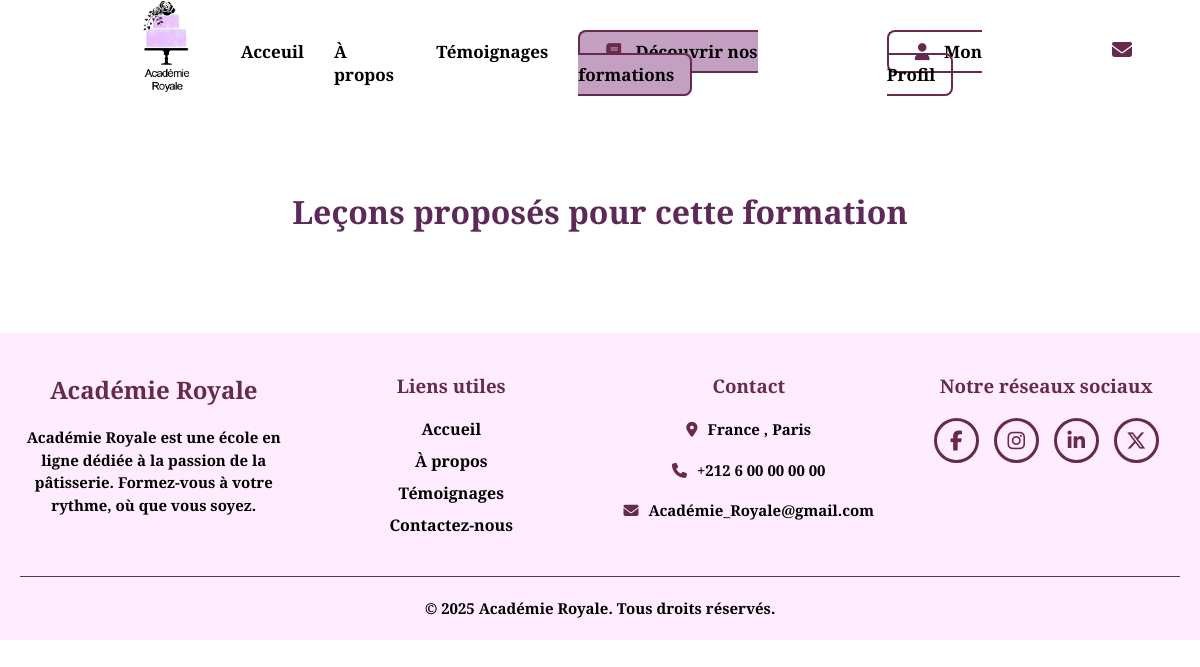
Before: /lecons.php?formation_id=5 with the older database file.
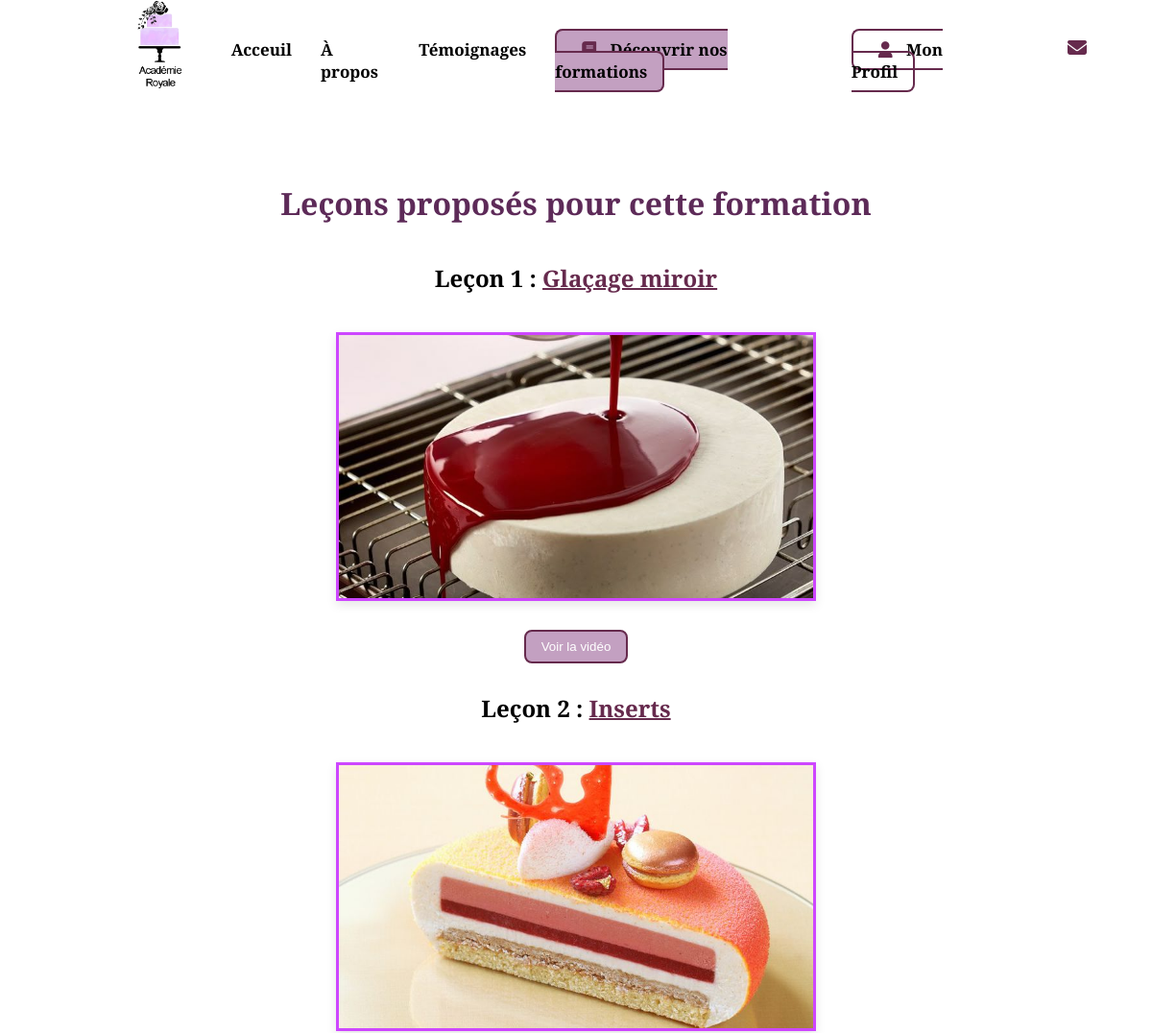
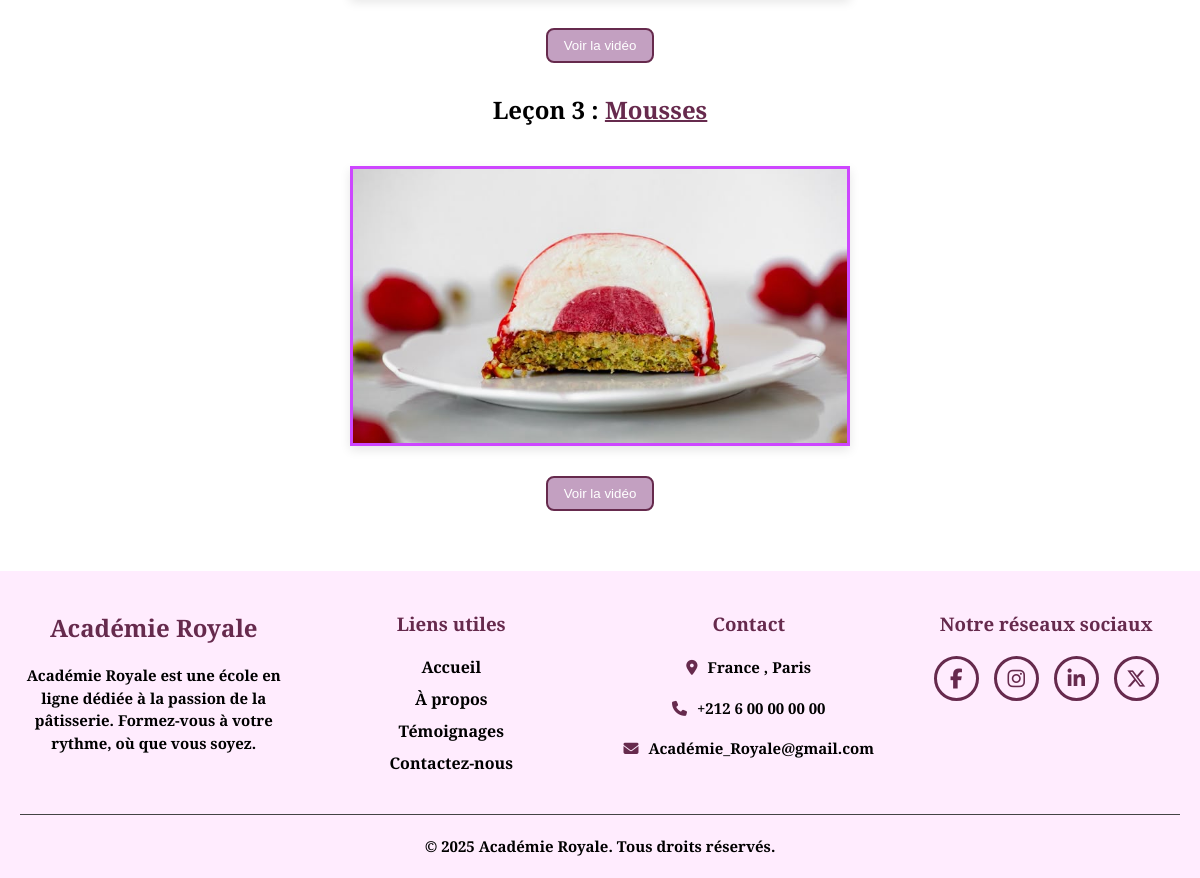
After: the same page with the newer database file (2 pictures, top to bottom).
### lecons.php (the view, shortened to what this page needs)
<?php
include 'config/db.php';
$formation_id = $_GET['formation_id'] ?? null;
$stmt = $pdo->prepare("SELECT * FROM `leçon` WHERE formation_id = ? ORDER BY ordre ASC");
$stmt->execute([$formation_id]);
$lecons = $stmt->fetchAll();
?>
<!DOCTYPE html>
<html lang="fr">
<head>
  <link rel="stylesheet" href="assets/css/style9.css" />
</head>
<body>
<?php include("includes/header.php"); ?>
<div class="main-content">
  <h1>Leçons proposés pour cette formation</h1>
  <?php foreach ($lecons as $index => $lecon):
  ?>
    <section class="lecon">
      <h2>Leçon <?= htmlspecialchars($lecon['ordre']) ?> : <strong><?= htmlspecialchars($lecon['titre']) ?></strong></h2>
      <div class="media">
        <div class="image-container">
          <img src="assets/images/<?= htmlspecialchars($lecon['image_url']) ?>" alt="<?= htmlspecialchars($lecon['titre']) ?>" />
          <button class="video-btn" id="btn-<?= $index ?>" onclick="showVideo(<?= $index ?>)">Voir la vidéo</button>
        </div>
      </div>
    </section>
  <?php endforeach; ?>
</div>
<?php include("includes/footer.php"); ?>
</body>
</html>

### includes/header.php (shortened to what this page needs)
<!DOCTYPE html>
<html lang="ar">
<head>
  <link rel="stylesheet" href="assets/css/style.css">
  <link rel="stylesheet" href="https://cdnjs.cloudflare.com/ajax/libs/font-awesome/6.5.0/css/all.min.css">
</head>
<body>
<header class="main-header">
  <div class="logo">
    <a href="index.php">
      <img src="assets/images/logo.png" alt="Logo">
    </a>
  </div>
  <nav class="navbar">
    <ul class="nav-links">
      <li><a href="/academie_royale/index.php" class="nav-link">Acceuil</a></li>
      <li><a href="/academie_royale/about.php" class="nav-link">À propos</a></li>
      <li><a href="/academie_royale/index.php#temoignages" class="nav-link">Témoignages</a></li>
      <?php
      $formations_link = isset($_SESSION['user_id']) ? 'formations.php' : 'auth/login.php?redirect=formations.php';
      ?>
      <li>
        <a href="<?= $formations_link ?>" class="btn-primary nav-link">
          <i class="fas fa-book"></i> Découvrir nos formations
        </a>
      </li>
      <li>
        <a href="profil.php" class="btn-profil nav-link">
          <i class="fas fa-user"></i> Mon Profil
        </a>
      </li>
      <a href="contact.php" class="contact nav-link">
        <i class="fas fa-envelope" style="margin-right: 8px; font-size:20px; margin-top:10px"></i>
      </a>
    </ul>
  </nav>
</header>
</body>
</html>

### includes/footer.php (shortened to what this page needs)
<!DOCTYPE html>
<html lang="en">
<head>
    <link rel="stylesheet" href="assets/css/style4.css">
    <link rel="stylesheet" href="https://cdnjs.cloudflare.com/ajax/libs/font-awesome/6.5.0/css/all.min.css">
</head>
<body>
    <footer class="site-footer">
  <div class="footer-container">
    <div class="footer-section logo-section">
<h2>Académie Royale</h2>
<p>Académie Royale est une école en ligne dédiée à la passion de
la pâtisserie. Formez-vous à votre rythme, où que vous soyez.</p>
</div>
    <div class="footer-section links-section">
      <h3>Liens utiles</h3>
      <ul>
        <li><a href="index.php">Accueil</a></li>
        <li><a href="about.php">À propos</a></li>
        <li><a href="index.php#temoignages">Témoignages</a></li>
        <li><a href="contact.php">Contactez-nous</a></li>
      </ul>
    </div>
    <div class="footer-section contact-section">
      <h3>Contact</h3>
      <p><i class="fas fa-map-marker-alt" id="i"></i>France , Paris</p>
      <br>
      <p><i class="fas fa-phone" id="i"></i>+212 6 00 00 00 00</p>
      <br>
      <p><i class="fas fa-envelope" id="i"></i>Académie_Royale@gmail.com</p>
      <br>
    </div>
    <div class="footer-section social-section">
      <h3>Notre réseaux sociaux</h3>
      <div class="social-circle">
  <a href="#"><i class="fab fa-facebook-f"></i></a>
  <a href="#"><i class="fab fa-instagram"></i></a>
  <a href="#"><i class="fab fa-linkedin-in"></i></a>
  <a href="#"><i class="fab fa-x-twitter"></i></a>
</div>
  </div>
  <div class="footer-bottom">
<p>&copy; 2025 Académie Royale. Tous droits réservés.</p>
  </div>
</footer>
</body>
</html>

### assets/css/style9.css (style rules this page uses)
.lecon { margin-top: 30px; font-family: 'Roboto Serif', serif; text-align: center; }
strong { color: #662A4D; text-decoration: underline solid #662A4D 2px; }
.main-content { max-width: 1200px; margin: 130px auto 40px; padding: 20px; box-sizing: border-box; }
.media { display: flex; flex-wrap: wrap; gap: 20px; align-items: flex-start; justify-content: center; }
.image-container { display: flex; flex-direction: column; align-items: center; gap: 10px; margin-top: 20px; }
.image-container img { width: 500px; height: 280px; object-fit: cover; border-radius: 0; box-shadow: 0 4px 10px rgba(0,0,0,0.1); display: block; border: #CD46FF solid 3px; margin-top: 20px; }
.video-btn { background-color: #C3A0C1; color: white; padding: 8px 16px; border: #662A4D solid 2px; border-radius: 8px; transition: background-color 0.3s; cursor: pointer; display: inline-block; margin-top: 20px; }

### assets/css/style.css (style rules this page uses)
* { padding: 0; margin: 0; box-sizing: border-box; }
html { scroll-behavior: smooth; }
body { font-family: 'Roboto Serif', serif; color: black; }
.main-header { position: fixed; top: 0; left: 0; right: 0; height: 100px; display: flex; justify-content: space-around; gap: 40px; padding: 10px; background-color: white; z-index: 1000; }
.logo img { height: 140px; position: relative; bottom: 30px; left: 60px; }
.navbar ul { list-style: none; display: flex; gap: 30px; margin-top: 30px; margin-right: 50px; }
.navbar a { text-decoration: none; color: black; font-weight: bold; font-size: 17px; margin-top: -10px; }
.btn-primary { background-color: #C3A0C1; padding: 8px 16px; border-radius: 8px; border: #662A4D solid 2px; transition: 0.3s; color: #662A4D; }
.btn-profil { border-radius: 8px; border: #662A4D solid 2px; padding: 8px 16px; transition: 0.3s; background-color: transparent; color: #662A4D; }
h1 { color: #5d2a58; margin: 40px 0; text-align: center; }
.navbar ul { list-style: none; display: flex; gap: 30px; margin-top: 30px; margin-right: 50px; transition: transform 0.3s ease-in-out; }

### assets/css/style4.css (style rules this page uses)
* { padding: 0; margin: 0; box-sizing: border-box; }
.site-footer { background-color: #FFECFE; color: black; padding: 40px 0 20px 0; font-family: sans-serif; }
.footer-container { max-width: 100%; margin: auto; display: flex; flex-wrap: wrap; justify-content: space-between; gap: 30px; padding: 0 20px; }
.footer-section { flex: 1 1 220px; }
.footer-section h2, .footer-section h3 { color: #662A4D; margin-bottom: 20px; text-align: center; font-family: 'Roboto Serif', serif; }
p { text-align: center; }
#i { margin-left: 0; }
.footer-section ul { list-style: none; text-align: center; padding: 0; font-family: 'Roboto Serif', serif; }
.footer-section ul li { margin-bottom: 10px; }
.footer-section a { color: black; text-decoration: none; font-family: 'Roboto Serif', serif; font-weight: bold; }
p { font-family: 'Roboto Serif', serif; font-size: 15px; line-height: 1.5; font-weight: bold; }
.footer-bottom { text-align: center; padding-top: 20px; border-top: 1px solid #444; font-size: 14px; color: #ccc; width: 100%; color: black; }
i { color: #662A4D; margin-left: 10px; }
.social-circle { display: flex; gap: 15px; justify-content: center; align-items: center; margin-top: 20px; }
.social-circle a { display: flex; align-items: center; justify-content: center; width: 45px; height: 45px; border-radius: 50%; border: 3px solid #662A4D; color: white; font-size: 20px; text-decoration: none; transition: background-color 0.3s, transform 0.3s; }
i { margin-right: 10px; }

Changed rows visible on the page:
added leçon: ordre "1", titre "Glaçage miroir", image_url (picture)
added leçon: ordre "2", titre "Inserts", image_url (picture)
added leçon: ordre "3", titre "Mousses", image_url (picture)
